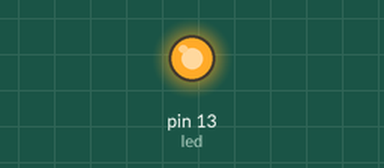
This sketch was run on a simulated Arduino Uno, built with avr-gcc and run on an emulated ATmega328P. Parts: output pins drawn as LEDs (lit = HIGH). What the sketch prints to the serial monitor is not drawn.

Above: at 2.0 s.
At 6.5 s:
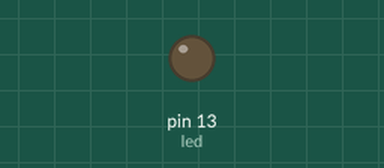
Timing chart, 0 to 11.7 s (numbered marks = the images above):
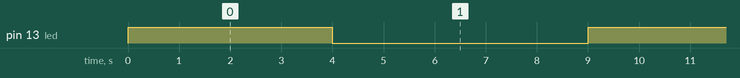

The sketch:

Remote_side_code_LED-31-08-16.ino
```cpp
const int led = 13;

void setup() {
  pinMode (led, OUTPUT);
  Serial.begin(9600);
}

void loop() {
  digitalWrite(led, HIGH);
  setRemoteState(0X5);
  delay(4000);
  digitalWrite(led, LOW);
  setRemoteState(0X4);
  delay(5000);
}

void setRemoteState(char value) {
  Serial.write(0X7E);
  Serial.write((byte)0x0);
  Serial.write(0X10);
  Serial.write(0X17);
  Serial.write((byte)0x0);
  Serial.write((byte)0x0);
  Serial.write((byte)0x0);
  Serial.write((byte)0x0);
  Serial.write((byte)0x0);
  Serial.write((byte)0x0);
  Serial.write((byte)0x0);
  Serial.write(0xFF);
  Serial.write(0XFF);
  Serial.write(0XFF);
  Serial.write(0XFE);
  Serial.write(0X02);
  Serial.write('D');
  Serial.write('4');
  Serial.write(value);
  long sum = 0X17 + 0XFF + 0XFF + 0XFF + 0XFE + 0X02 + 'D' + '4' + value;
  Serial.write( 0XFF - (sum & 0XFF));
}
```

Measured:
- by itself, pin 13 (led): alternates HIGH for 4.0 s and LOW for 5.0 s
